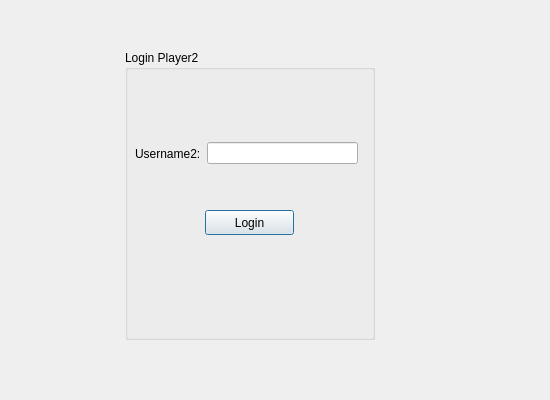
<?xml version="1.0" encoding="UTF-8"?>
<ui version="4.0">
 <class>loginwinow</class>
 <widget class="QDialog" name="loginwinow">
  <property name="geometry">
   <rect>
    <x>0</x>
    <y>0</y>
    <width>550</width>
    <height>400</height>
   </rect>
  </property>
  <property name="windowTitle">
   <string>Login Window</string>
  </property>
  <widget class="QGroupBox" name="groupBox">
   <property name="geometry">
    <rect>
     <x>125</x>
     <y>50</y>
     <width>250</width>
     <height>290</height>
    </rect>
   </property>
   <property name="title">
    <string>Login Player2</string>
   </property>
   <widget class="QPushButton" name="LoginButton2">
    <property name="geometry">
     <rect>
      <x>80</x>
      <y>160</y>
      <width>89</width>
      <height>25</height>
     </rect>
    </property>
    <property name="text">
     <string>Login</string>
    </property>
   </widget>
   <widget class="QWidget" name="layoutWidget">
    <property name="geometry">
     <rect>
      <x>10</x>
      <y>90</y>
      <width>223</width>
      <height>27</height>
     </rect>
    </property>
    <layout class="QHBoxLayout" name="horizontalLayout">
     <item>
      <widget class="QLabel" name="label">
       <property name="text">
        <string>Username2:</string>
       </property>
      </widget>
     </item>
     <item>
      <widget class="QLineEdit" name="lineUsername"/>
     </item>
    </layout>
   </widget>
  </widget>
 </widget>
 <resources/>
 <connections/>
</ui>
